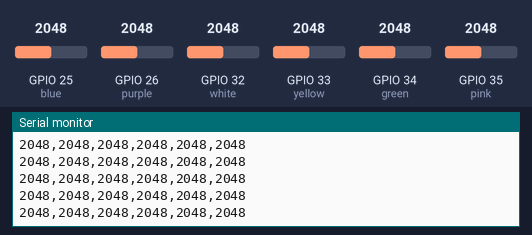
The sketch below on a simulated ESP32. Parts: the last lines printed to the serial monitor. The test bench sets the inputs (shaded band); at power-on: GPIO 25 (blue) = 2048, GPIO 26 (purple) = 2048, GPIO 32 (white) = 2048, GPIO 33 (yellow) = 2048, GPIO 34 (green) = 2048, GPIO 35 (pink) = 2048.

Above: at 1.2 s.
1.3 s: GPIO 25 (blue) set to 2866
At 2.2 s:
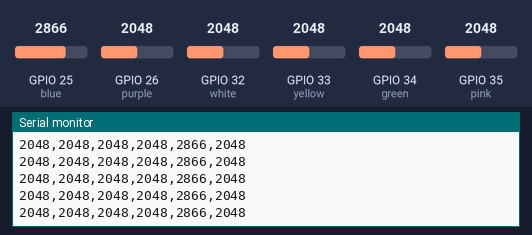
2.8 s: GPIO 26 (purple) set to 2866
At 3.6 s:
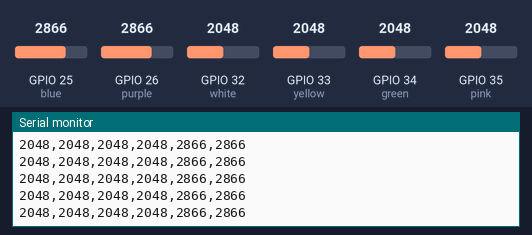
4.3 s: GPIO 32 (white) set to 2866
At 4.8 s:
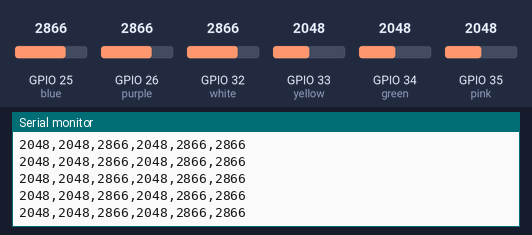
5.8 s: GPIO 33 (yellow) set to 2866
At 6.5 s:
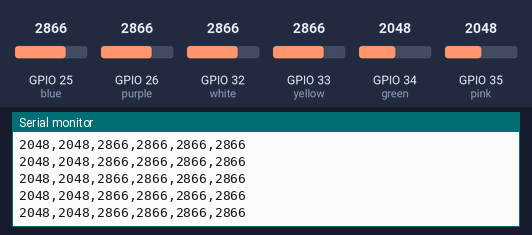
8.8 s: GPIO 34 (green) set to 2866
At 9.6 s:
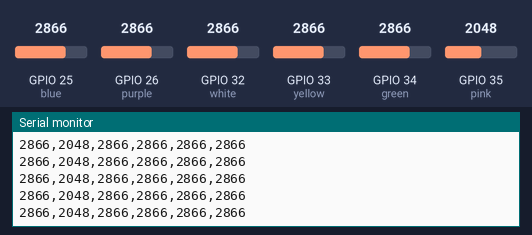
10.3 s: GPIO 35 (pink) set to 2866
At 10.9 s:
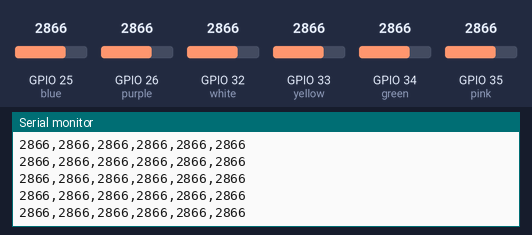

The sketch:

Ir_sensor_test__1_.ino
```cpp
// Pins that connect the pair of sensors
#define green 34
#define pink 35
#define white 32
#define yellow 33
#define blue 25
#define purple 26

void setup() {
  // put your setup code here, to run once:
  // define the pins we want to read
  // the intials attached correlete to the colour
  pinMode(green,INPUT);
  pinMode(pink,INPUT);
  pinMode(white,INPUT);
  pinMode(yellow,INPUT);
  pinMode(blue,INPUT);
  pinMode(purple,INPUT);
  Serial.begin(9600);
}

//this loop relates the reading of values and outputs it
void loop() {
  Serial.print(analogRead(green));
  Serial.print(",");
  Serial.print(analogRead(pink));
  Serial.print(",");
  Serial.print(analogRead(white));
  Serial.print(",");
  Serial.print(analogRead(yellow));
  Serial.print(",");
  Serial.print(analogRead(blue));
  Serial.print(",");
  Serial.print(analogRead(purple));
  Serial.println();

  delay(20);
}
```

Measured:
- after the input at 1.3 s, the serial monitor: prints a new line at once (image 1)
- after the input at 2.8 s, the serial monitor: prints a new line at once (image 2)
- after the input at 4.3 s, the serial monitor: prints a new line at once (image 3)
- after the input at 5.8 s, the serial monitor: prints a new line at once (image 4)
- after the input at 8.8 s, the serial monitor: prints a new line at once (image 5)
- after the input at 10.3 s, the serial monitor: prints a new line at once (image 6)
